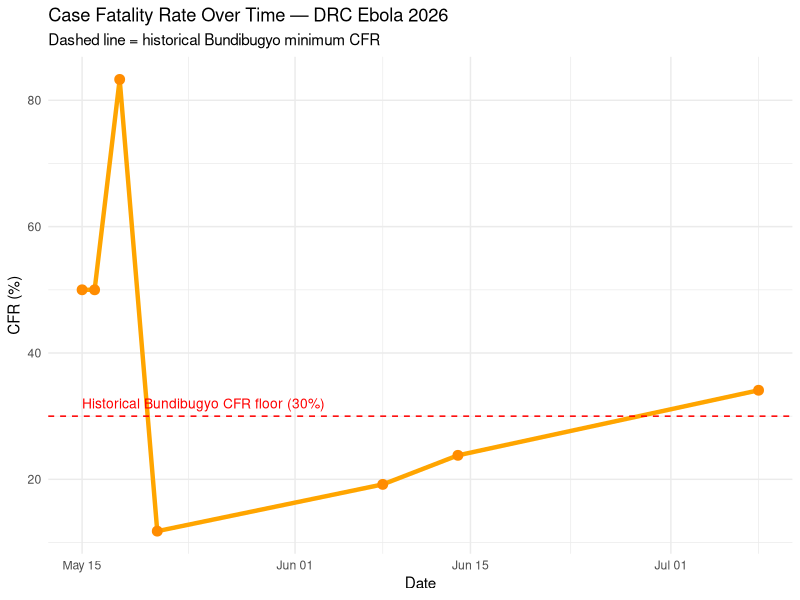
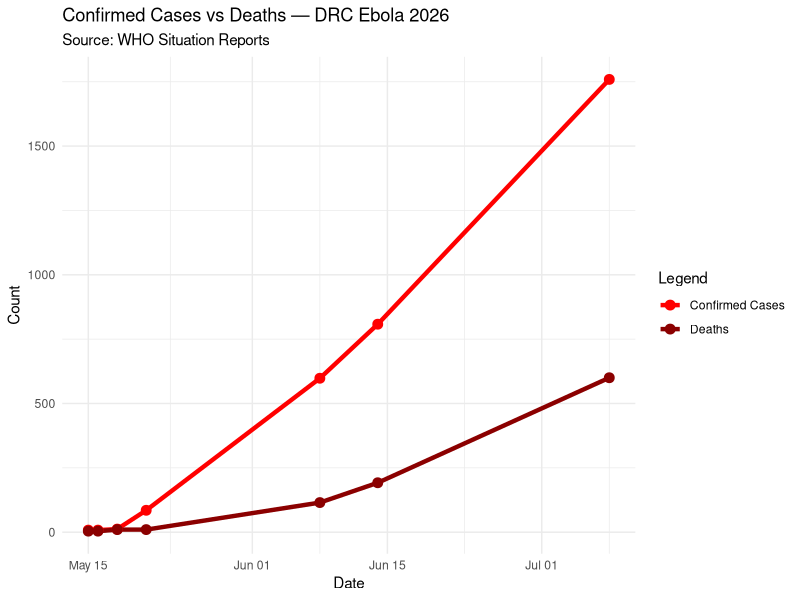
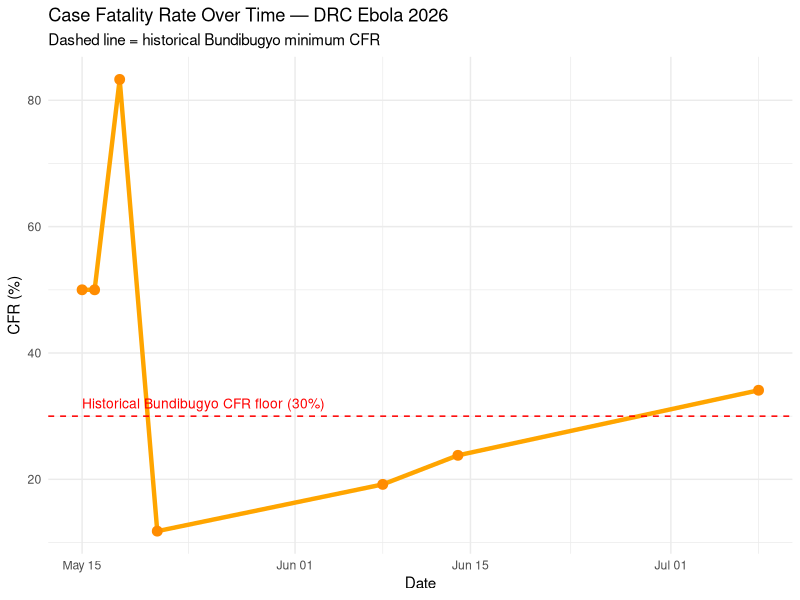
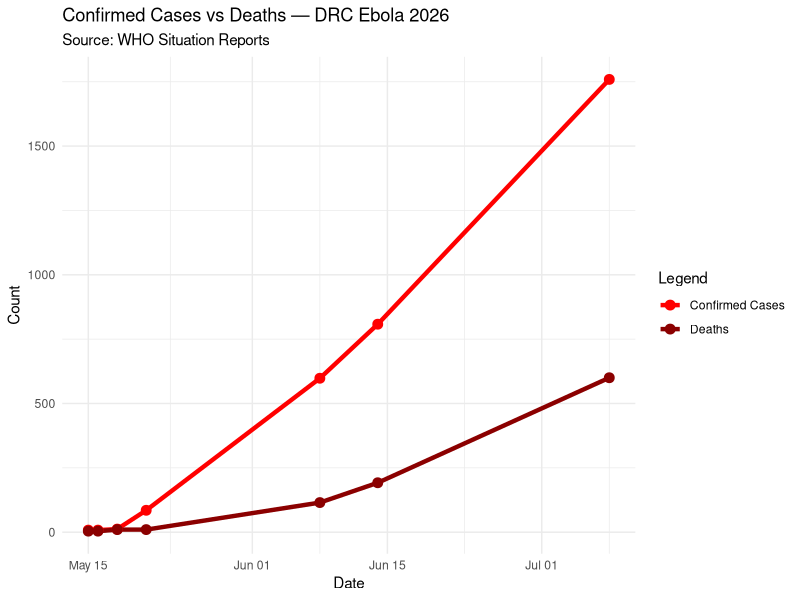

Write the R code that produced these figures, in order.
# ============================================
# EBOLA DRC 2026 - Advanced Visualizations
# Author: Finho
# Date: June 2026
# Purpose: CFR analysis + combined charts
# ============================================

library(tidyverse)

# Load clean data
ebola_data <- read.csv("data/clean/ebola_cases.csv")
ebola_data$date <- as.Date(ebola_data$date)

# CFR = deaths divided by confirmed cases x 100
ebola_data <- ebola_data |>
    mutate(cfr = round((deaths / confirmed_cases) * 100, 1))

print(ebola_data)

# CHART 3: Case Fatality Rate Over Time 
ggplot(ebola_data, aes(x = date, y = cfr)) +
    geom_line(color = "orange", linewidth = 1.5) +
    geom_point(color = "darkorange", size = 3) +
    geom_hline(yintercept = 30, linetype = "dashed", color = "red") +
    annotate("text",
        x = min(ebola_data$date), y = 32,
        label = "Historical Bundibugyo CFR floor (30%)",
        hjust = 0, color = "red", size = 3.5) +
    labs(title = "Case Fatality Rate Over Time — DRC Ebola 2026",
        subtitle = "Dashed line = historical Bundibugyo minimum CFR",
        x = "Date",
        y = "CFR (%)") + theme_minimal()

ggsave("outputs/figures/03_cfr.png", width = 10, height = 6)
cat("Chart 3 saved!\n")

# CHART 4: Cases vs Deaths Combined 
ggplot(ebola_data) +
    geom_line(aes(x = date, y = confirmed_cases, color = "Confirmed Cases"),
        linewidth = 1.5) +
    geom_line(aes(x = date, y = deaths, color = "Deaths"),
        linewidth = 1.5) +
    geom_point(aes(x = date, y = confirmed_cases, color = "Confirmed Cases"),
        size = 3) +
    geom_point(aes(x = date, y = deaths, color = "Deaths"), size = 3) +
    scale_color_manual(values = c("Confirmed Cases" = "red", "Deaths" = "darkred")) +
    labs(title = "Confirmed Cases vs Deaths — DRC Ebola 2026",
        subtitle = "Source: WHO Situation Reports",
        x = "Date",
        y = "Count",
        color = "Legend") + theme_minimal()

ggsave("outputs/figures/04_cases_vs_deaths.png", width = 10, height = 6)
cat("Chart 4 saved!\n")
